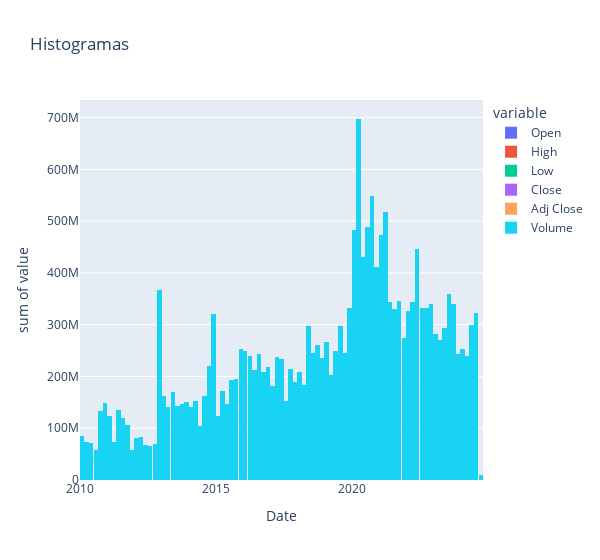

Source (notebook cell):
### Code cell
px.histogram(data_frame=df,
             x= df.index,
             y = df.columns,
             title="Histogramas",
             width = 600
             )

### Figure 1 — Plotly figure (JSON) as saved in the notebook; plotly's stock layout.template omitted (floating-point values rounded to 4 significant figures; data arrays with more than 128 entries replaced by an {"elided": "..."} marker saying what was removed)
{"data": [{"alignmentgroup": "True", "bingroup": "x", "histfunc": "sum", "hovertemplate": "variable=Open<br>Date=%{x}<br>sum of value=%{y}<extra></extra>", "legendgroup": "Open", "marker": {"color": "#636efa", "pattern": {"shape": ""}}, "name": "Open", "offsetgroup": "Open", "orientation": "v", "showlegend": true, "type": "histogram", "x": {"elided": "3644 str values"}, "xaxis": "x", "y": {"elided": "3644 float values"}, "yaxis": "y"}, {"alignmentgroup": "True", "bingroup": "x", "histfunc": "sum", "hovertemplate": "variable=High<br>Date=%{x}<br>sum of value=%{y}<extra></extra>", "legendgroup": "High", "marker": {"color": "#EF553B", "pattern": {"shape": ""}}, "name": "High", "offsetgroup": "High", "orientation": "v", "showlegend": true, "type": "histogram", "x": {"elided": "3644 str values"}, "xaxis": "x", "y": {"elided": "3644 float values"}, "yaxis": "y"}, {"alignmentgroup": "True", "bingroup": "x", "histfunc": "sum", "hovertemplate": "variable=Low<br>Date=%{x}<br>sum of value=%{y}<extra></extra>", "legendgroup": "Low", "marker": {"color": "#00cc96", "pattern": {"shape": ""}}, "name": "Low", "offsetgroup": "Low", "orientation": "v", "showlegend": true, "type": "histogram", "x": {"elided": "3644 str values"}, "xaxis": "x", "y": {"elided": "3644 float values"}, "yaxis": "y"}, {"alignmentgroup": "True", "bingroup": "x", "histfunc": "sum", "hovertemplate": "variable=Close<br>Date=%{x}<br>sum of value=%{y}<extra></extra>", "legendgroup": "Close", "marker": {"color": "#ab63fa", "pattern": {"shape": ""}}, "name": "Close", "offsetgroup": "Close", "orientation": "v", "showlegend": true, "type": "histogram", "x": {"elided": "3644 str values"}, "xaxis": "x", "y": {"elided": "3644 float values"}, "yaxis": "y"}, {"alignmentgroup": "True", "bingroup": "x", "histfunc": "sum", "hovertemplate": "variable=Adj Close<br>Date=%{x}<br>sum of value=%{y}<extra></extra>", "legendgroup": "Adj Close", "marker": {"color": "#FFA15A", "pattern": {"shape": ""}}, "name": "Adj Close", "offsetgroup": "Adj Close", "orientation": "v", "showlegend": true, "type": "histogram", "x": {"elided": "3644 str values"}, "xaxis": "x", "y": {"elided": "3644 float values"}, "yaxis": "y"}, {"alignmentgroup": "True", "bingroup": "x", "histfunc": "sum", "hovertemplate": "variable=Volume<br>Date=%{x}<br>sum of value=%{y}<extra></extra>", "legendgroup": "Volume", "marker": {"color": "#19d3f3", "pattern": {"shape": ""}}, "name": "Volume", "offsetgroup": "Volume", "orientation": "v", "showlegend": true, "type": "histogram", "x": {"elided": "3644 str values"}, "xaxis": "x", "y": {"elided": "3644 int values"}, "yaxis": "y"}], "layout": {"barmode": "relative", "legend": {"title": {"text": "variable"}, "tracegroupgap": 0}, "title": {"text": "Histogramas"}, "width": 600, "xaxis": {"anchor": "y", "domain": [0, 1], "title": {"text": "Date"}}, "yaxis": {"anchor": "x", "domain": [0, 1], "title": {"text": "sum of value"}}}}
